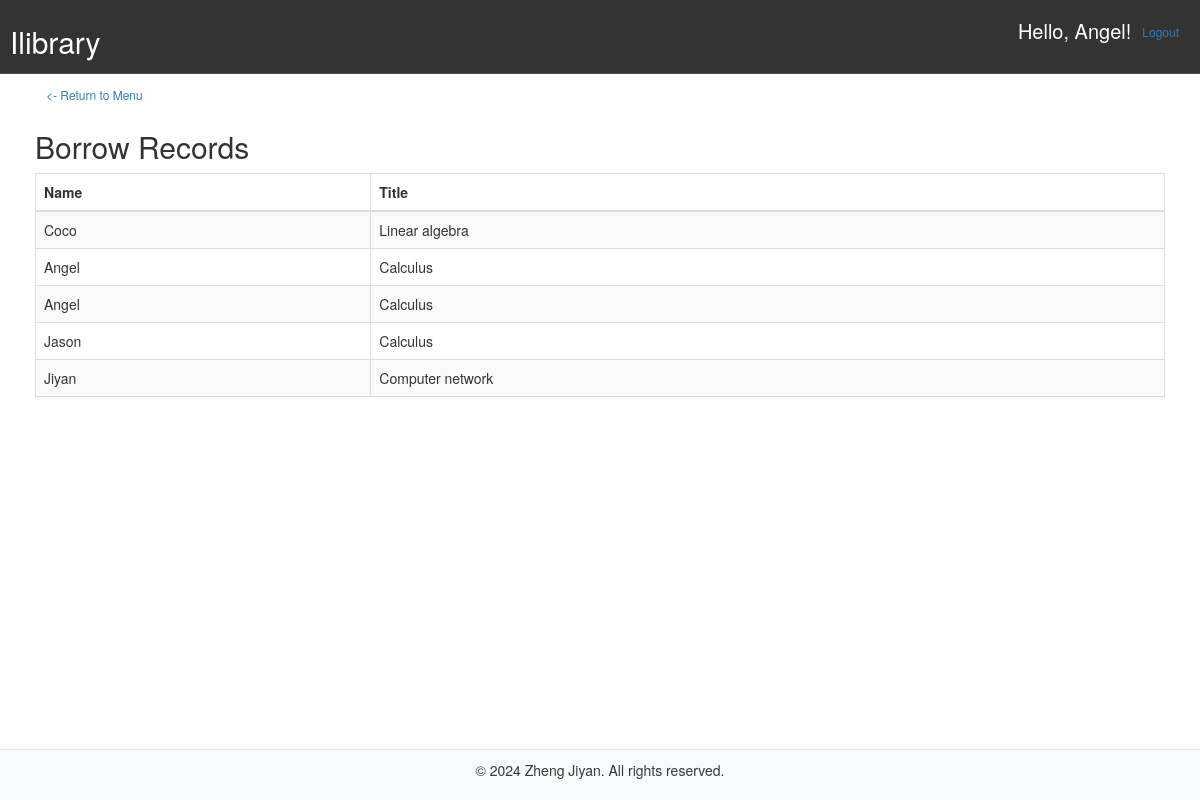
/record (signed in), run on the app's committed database.
### tables this page shows
CREATE TABLE "Student" (
                    Id INTEGER PRIMARY KEY,
                    Name VARCHAR(50),
                    BorrowCount INTEGER,
                    Password VARCHAR(50)
                , Gender VARCHAR(20), Telephone VARCHAR(20), Major VARCHAR(20));

CREATE TABLE Book (
                BookId INTEGER PRIMARY KEY,
                Title VARCHAR(50),
                Author VARCHAR(50),
                TotalCopies INTEGER,
                AvailableCopies INTEGER
            );

### app.py (the view)
@app.route('/record')
@login_required
def record():
    cur = sqlite3.connect('library.db').cursor()
    records = cur.execute("""SELECT Name, Title FROM Student, Book, Record
                             WHERE Student.Id = Record.Id and Book.BookId = Record.BookId""").fetchall()
    print(records)
    return render_template("record.html", records=records)

### app.py (called while the page is built)
@login_manager.user_loader
def load_user(user_id):
    cur = sqlite3.connect('library.db').cursor()
    if user_id == "0":
        print("admin")
        res = cur.execute("SELECT * FROM Admin WHERE Id = ?", (user_id,))
    else:
        res = cur.execute("SELECT * FROM Student WHERE Id = ?", (user_id,))
    result = res.fetchone()
    if result:
        return User(result[0], result[1], (user_id==0))
    return None

def get_db():
    db = getattr(g, '_database', None)
    if db is None:
        db = g._database = sqlite3.connect(DATABASE)
    return db

@app.before_request
def connect_database():
    get_db()

@app.teardown_request
def teardown_request(exception):
    db = getattr(g, '_database', None)
    if db is not None:
        db.close()
    return None

### templates/record.html
{% extends 'base.html' %}
{% block header_right %}
<p class="text-right my-2">
    Hello, {{ current_user.username }}!
    <a href="{{ url_for('logout') }}" class="btn btn-outline-secondary btn-sm">Logout</a>
</p>
{% endblock %}
{% block content %}
<div class="container mt-4">
    <div class="row">
        <div class="col-md-12">
            <a href="{{ url_for('menu', admin=1) }}" class="btn btn-link btn-sm mb-3">&lt;- Return to Menu</a>
            <section>
                <h2 class="mb-4">Borrow Records</h2>
                <table class="table table-striped table-bordered">
                    <thead class="thead-dark">
                        <tr>
                            <th scope="col">Name</th>
                            <th scope="col">Title</th>
                        </tr>
                    </thead>
                    <tbody>
                        {% for record in records %}
                        <tr>
                            <td>{{ record[0] }}</td>
                            <td>{{ record[1] }}</td>
                        </tr>
                        {% endfor %}
                    </tbody>
                </table>
            </section>
        </div>
    </div>
</div>
{% endblock %}

### templates/base.html (style rules this page uses)
.header-right p { font-size: 2rem; display: flex; align-items: center; }

### data on the page
Student: username "Angel", Name "Angel", Title "Calculus"
Student: Name "Coco", Title "Linear algebra"
Student: Name "Jason", Title "Calculus"
Student: Name "Jiyan", Title "Computer network"
